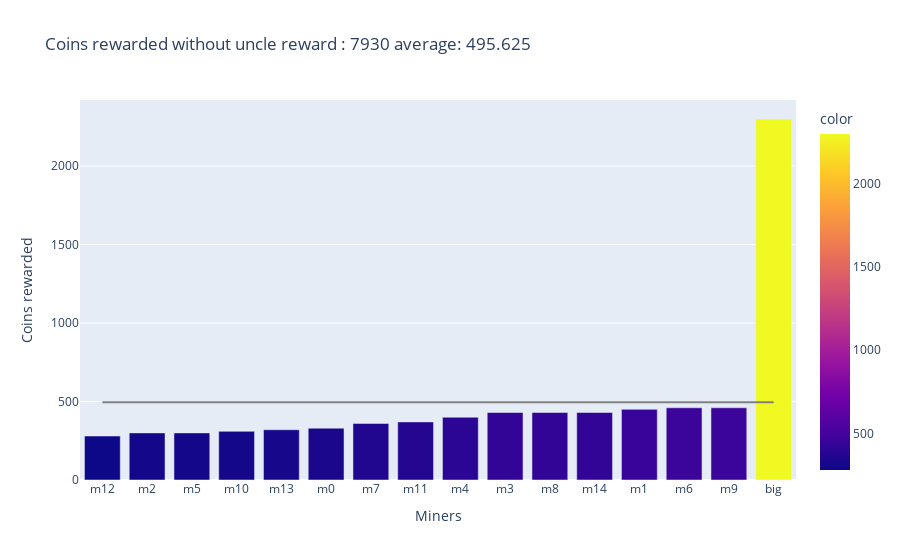
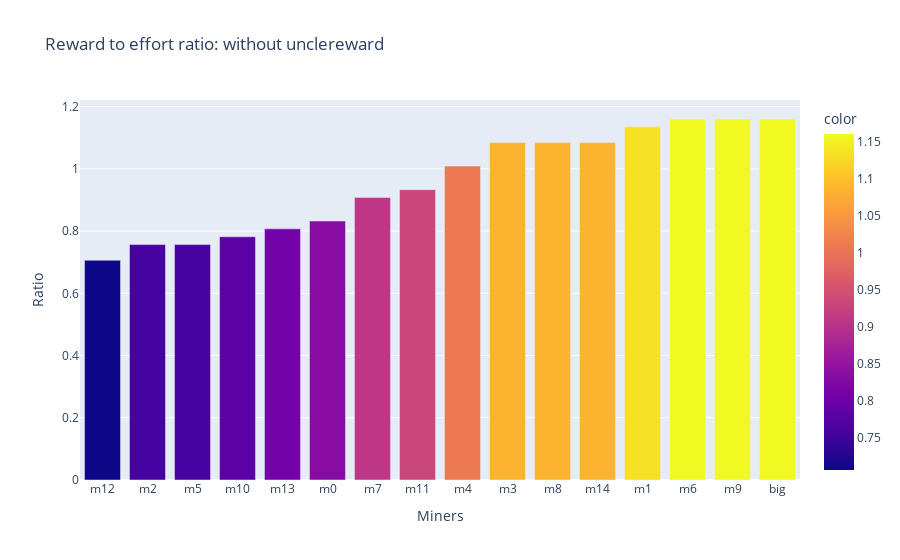
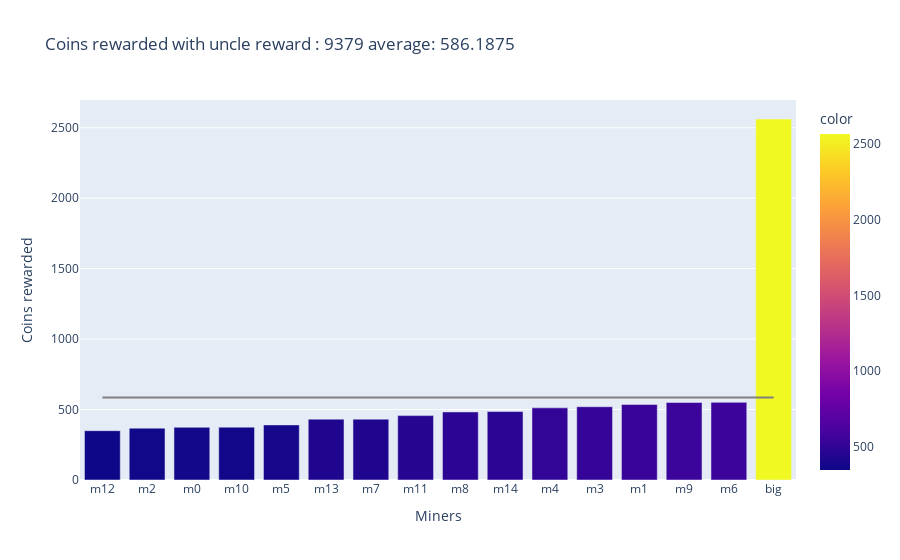
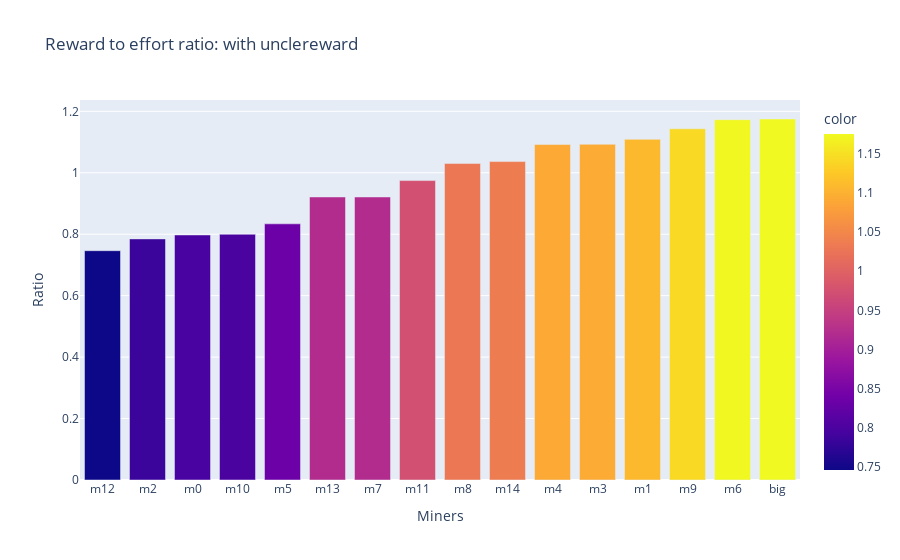

These figures' notebook cell, in order:
### Markdown cell above
## Modelling blockchain with uncle reward

### Code cell
#Declearing blockchain and printing properties
bc = Blockchain("0", BASEDIFFICULTY)
miners = []
for i in range(15):
    m = Miner(1, "m"+str(i), bc)
    miners.append(m)

big = Miner(5, "big", bc)
while bc.size < BLOCKCHAINSIZE:
    big.PoWSolver()

    for m in miners:
        m.PoWSolver()

    big.UpdateLast()
    
    for m in miners:
        m.UpdateLast()
#appended to calculate rewards
miners.append(big)
analyzeBlockchain(miners,bc)

### Figure 1 — Plotly figure (JSON) as saved in the notebook; plotly's stock layout.template omitted (floating-point values rounded to 4 significant figures)
{"data": [{"alignmentgroup": "True", "hovertemplate": "Miners=%{x}<br>Coins rewarded=%{y}<br>color=%{marker.color}<extra></extra>", "legendgroup": "", "marker": {"color": [280, 300, 300, 310, 320, 330, 360, 370, 400, 430, 430, 430, 450, 460, 460, 2300], "coloraxis": "coloraxis", "pattern": {"shape": ""}}, "name": "", "offsetgroup": "", "orientation": "v", "showlegend": false, "textposition": "auto", "type": "bar", "x": ["m12", "m2", "m5", "m10", "m13", "m0", "m7", "m11", "m4", "m3", "m8", "m14", "m1", "m6", "m9", "big"], "xaxis": "x", "y": [280, 300, 300, 310, 320, 330, 360, 370, 400, 430, 430, 430, 450, 460, 460, 2300], "yaxis": "y"}, {"line": {"color": "gray"}, "mode": "lines", "showlegend": false, "type": "scatter", "x": ["m12", "m2", "m5", "m10", "m13", "m0", "m7", "m11", "m4", "m3", "m8", "m14", "m1", "m6", "m9", "big"], "y": [495.6, 495.6, 495.6, 495.6, 495.6, 495.6, 495.6, 495.6, 495.6, 495.6, 495.6, 495.6, 495.6, 495.6, 495.6, 495.6]}], "layout": {"barmode": "relative", "coloraxis": {"colorbar": {"title": {"text": "color"}}, "colorscale": [[0, "#0d0887"], [0.1111, "#46039f"], [0.2222, "#7201a8"], [0.3333, "#9c179e"], [0.4444, "#bd3786"], [0.5556, "#d8576b"], [0.6667, "#ed7953"], [0.7778, "#fb9f3a"], [0.8889, "#fdca26"], [1, "#f0f921"]]}, "legend": {"tracegroupgap": 0}, "title": {"text": "Coins rewarded without uncle reward : 7930 average: 495.625"}, "xaxis": {"anchor": "y", "domain": [0, 1], "title": {"text": "Miners"}}, "yaxis": {"anchor": "x", "domain": [0, 1], "title": {"text": "Coins rewarded"}}}}

### Figure 2 — Plotly figure (JSON) as saved in the notebook; plotly's stock layout.template omitted (floating-point values rounded to 4 significant figures)
{"data": [{"alignmentgroup": "True", "hovertemplate": "Miners=%{x}<br>Ratio=%{y}<br>color=%{marker.color}<extra></extra>", "legendgroup": "", "marker": {"color": [0.7062, 0.7566, 0.7566, 0.7818, 0.8071, 0.8323, 0.9079, 0.9332, 1.009, 1.084, 1.084, 1.084, 1.135, 1.16, 1.16, 1.16], "coloraxis": "coloraxis", "pattern": {"shape": ""}}, "name": "", "offsetgroup": "", "orientation": "v", "showlegend": false, "textposition": "auto", "type": "bar", "x": ["m12", "m2", "m5", "m10", "m13", "m0", "m7", "m11", "m4", "m3", "m8", "m14", "m1", "m6", "m9", "big"], "xaxis": "x", "y": [0.7062, 0.7566, 0.7566, 0.7818, 0.8071, 0.8323, 0.9079, 0.9332, 1.009, 1.084, 1.084, 1.084, 1.135, 1.16, 1.16, 1.16], "yaxis": "y"}], "layout": {"barmode": "relative", "coloraxis": {"colorbar": {"title": {"text": "color"}}, "colorscale": [[0, "#0d0887"], [0.1111, "#46039f"], [0.2222, "#7201a8"], [0.3333, "#9c179e"], [0.4444, "#bd3786"], [0.5556, "#d8576b"], [0.6667, "#ed7953"], [0.7778, "#fb9f3a"], [0.8889, "#fdca26"], [1, "#f0f921"]]}, "legend": {"tracegroupgap": 0}, "title": {"text": "Reward to effort ratio: without unclereward"}, "xaxis": {"anchor": "y", "domain": [0, 1], "title": {"text": "Miners"}}, "yaxis": {"anchor": "x", "domain": [0, 1], "title": {"text": "Ratio"}}}}

### Figure 3 — Plotly figure (JSON) as saved in the notebook; plotly's stock layout.template omitted (floating-point values rounded to 4 significant figures)
{"data": [{"alignmentgroup": "True", "hovertemplate": "Miners=%{x}<br>Coins rewarded=%{y}<br>color=%{marker.color}<extra></extra>", "legendgroup": "", "marker": {"color": [350, 368, 374, 375, 391, 432, 432, 457, 483, 486, 512, 520, 536, 550, 551, 2562], "coloraxis": "coloraxis", "pattern": {"shape": ""}}, "name": "", "offsetgroup": "", "orientation": "v", "showlegend": false, "textposition": "auto", "type": "bar", "x": ["m12", "m2", "m0", "m10", "m5", "m13", "m7", "m11", "m8", "m14", "m4", "m3", "m1", "m9", "m6", "big"], "xaxis": "x", "y": [350, 368, 374, 375, 391, 432, 432, 457, 483, 486, 512, 520, 536, 550, 551, 2562], "yaxis": "y"}, {"line": {"color": "gray"}, "mode": "lines", "showlegend": false, "type": "scatter", "x": ["m12", "m2", "m0", "m10", "m5", "m13", "m7", "m11", "m8", "m14", "m4", "m3", "m1", "m9", "m6", "big"], "y": [586.2, 586.2, 586.2, 586.2, 586.2, 586.2, 586.2, 586.2, 586.2, 586.2, 586.2, 586.2, 586.2, 586.2, 586.2, 586.2]}], "layout": {"barmode": "relative", "coloraxis": {"colorbar": {"title": {"text": "color"}}, "colorscale": [[0, "#0d0887"], [0.1111, "#46039f"], [0.2222, "#7201a8"], [0.3333, "#9c179e"], [0.4444, "#bd3786"], [0.5556, "#d8576b"], [0.6667, "#ed7953"], [0.7778, "#fb9f3a"], [0.8889, "#fdca26"], [1, "#f0f921"]]}, "legend": {"tracegroupgap": 0}, "title": {"text": "Coins rewarded with uncle reward : 9379 average: 586.1875"}, "xaxis": {"anchor": "y", "domain": [0, 1], "title": {"text": "Miners"}}, "yaxis": {"anchor": "x", "domain": [0, 1], "title": {"text": "Coins rewarded"}}}}

### Figure 4 — Plotly figure (JSON) as saved in the notebook; plotly's stock layout.template omitted (floating-point values rounded to 4 significant figures)
{"data": [{"alignmentgroup": "True", "hovertemplate": "Miners=%{x}<br>Ratio=%{y}<br>color=%{marker.color}<extra></extra>", "legendgroup": "", "marker": {"color": [0.7463, 0.7847, 0.7975, 0.7997, 0.8338, 0.9212, 0.9212, 0.9745, 1.03, 1.036, 1.092, 1.093, 1.109, 1.143, 1.173, 1.175], "coloraxis": "coloraxis", "pattern": {"shape": ""}}, "name": "", "offsetgroup": "", "orientation": "v", "showlegend": false, "textposition": "auto", "type": "bar", "x": ["m12", "m2", "m0", "m10", "m5", "m13", "m7", "m11", "m8", "m14", "m4", "m3", "m1", "m9", "m6", "big"], "xaxis": "x", "y": [0.7463, 0.7847, 0.7975, 0.7997, 0.8338, 0.9212, 0.9212, 0.9745, 1.03, 1.036, 1.092, 1.093, 1.109, 1.143, 1.173, 1.175], "yaxis": "y"}], "layout": {"barmode": "relative", "coloraxis": {"colorbar": {"title": {"text": "color"}}, "colorscale": [[0, "#0d0887"], [0.1111, "#46039f"], [0.2222, "#7201a8"], [0.3333, "#9c179e"], [0.4444, "#bd3786"], [0.5556, "#d8576b"], [0.6667, "#ed7953"], [0.7778, "#fb9f3a"], [0.8889, "#fdca26"], [1, "#f0f921"]]}, "legend": {"tracegroupgap": 0}, "title": {"text": "Reward to effort ratio: with unclereward"}, "xaxis": {"anchor": "y", "domain": [0, 1], "title": {"text": "Miners"}}, "yaxis": {"anchor": "x", "domain": [0, 1], "title": {"text": "Ratio"}}}}
